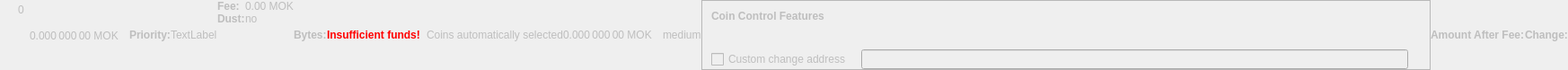
    <widget class="QWidget" name="dummyHideWidget" native="true">
     <property name="enabled">
      <bool>false</bool>
     </property>
     <property name="maximumSize">
      <size>
       <width>100</width>
       <height>22</height>
      </size>
     </property>
     <layout class="QHBoxLayout" name="dummyHideLayout">
      <property name="spacing">
       <number>0</number>
      </property>
      <property name="leftMargin">
       <number>0</number>
      </property>
      <property name="topMargin">
       <number>0</number>
      </property>
      <property name="rightMargin">
       <number>0</number>
      </property>
      <property name="bottomMargin">
       <number>0</number>
      </property>
      <item>
       <layout class="QFormLayout" name="formLayoutCoinControl1">
        <property name="horizontalSpacing">
         <number>10</number>
        </property>
        <property name="verticalSpacing">
         <number>14</number>
        </property>
        <property name="leftMargin">
         <number>10</number>
        </property>
        <property name="topMargin">
         <number>4</number>
        </property>
        <property name="rightMargin">
         <number>6</number>
        </property>
        <item row="0" column="1">
         <widget class="QLabel" name="labelCoinControlBytes">
          <property name="cursor">
           <cursorShape>IBeamCursor</cursorShape>
          </property>
          <property name="contextMenuPolicy">
           <enum>Qt::ActionsContextMenu</enum>
          </property>
          <property name="text">
           <string notr="true">0</string>
          </property>
          <property name="textInteractionFlags">
           <set>Qt::LinksAccessibleByMouse|Qt::TextSelectableByKeyboard|Qt::TextSelectableByMouse</set>
          </property>
         </widget>
        </item>
       </layout>
      </item>
      <item>
       <widget class="QLabel" name="labelCoinControlAfterFee">
        <property name="enabled">
         <bool>false</bool>
        </property>
        <property name="sizePolicy">
         <sizepolicy hsizetype="Fixed" vsizetype="Fixed">
          <horstretch>0</horstretch>
          <verstretch>0</verstretch>
         </sizepolicy>
        </property>
        <property name="minimumSize">
         <size>
          <width>111</width>
          <height>12</height>
         </size>
        </property>
        <property name="maximumSize">
         <size>
          <width>111</width>
          <height>12</height>
         </size>
        </property>
        <property name="cursor">
         <cursorShape>IBeamCursor</cursorShape>
        </property>
        <property name="contextMenuPolicy">
         <enum>Qt::ActionsContextMenu</enum>
        </property>
        <property name="text">
         <string notr="true">0.000 000 00 MOK</string>
        </property>
        <property name="textInteractionFlags">
         <set>Qt::LinksAccessibleByMouse|Qt::TextSelectableByKeyboard|Qt::TextSelectableByMouse</set>
        </property>
       </widget>
      </item>
      <item>
       <widget class="QLabel" name="labelCoinControlPriorityText">
        <property name="enabled">
         <bool>false</bool>
        </property>
        <property name="font">
         <font>
          <weight>75</weight>
          <bold>true</bold>
         </font>
        </property>
        <property name="text">
         <string>Priority:</string>
        </property>
       </widget>
      </item>
      <item>
       <layout class="QHBoxLayout" name="horizontalLayout">
        <item>
         <widget class="QLabel" name="WarningLabel">
          <property name="text">
           <string>TextLabel</string>
          </property>
         </widget>
        </item>
       </layout>
      </item>
      <item>
       <layout class="QFormLayout" name="formLayoutCoinControl3">
        <property name="horizontalSpacing">
         <number>0</number>
        </property>
        <property name="verticalSpacing">
         <number>0</number>
        </property>
        <property name="leftMargin">
         <number>0</number>
        </property>
        <property name="topMargin">
         <number>0</number>
        </property>
        <property name="rightMargin">
         <number>0</number>
        </property>
        <item row="0" column="0">
         <widget class="QLabel" name="labelCoinControlFeeText">
          <property name="enabled">
           <bool>false</bool>
          </property>
          <property name="font">
           <font>
            <weight>75</weight>
            <bold>true</bold>
           </font>
          </property>
          <property name="text">
           <string>Fee:</string>
          </property>
          <property name="margin">
           <number>0</number>
          </property>
         </widget>
        </item>
        <item row="0" column="1">
         <widget class="QLabel" name="labelCoinControlFee">
          <property name="enabled">
           <bool>false</bool>
          </property>
          <property name="cursor">
           <cursorShape>IBeamCursor</cursorShape>
          </property>
          <property name="contextMenuPolicy">
           <enum>Qt::ActionsContextMenu</enum>
          </property>
          <property name="text">
           <string notr="true">0.00 MOK</string>
          </property>
          <property name="textInteractionFlags">
           <set>Qt::LinksAccessibleByMouse|Qt::TextSelectableByKeyboard|Qt::TextSelectableByMouse</set>
          </property>
         </widget>
        </item>
        <item row="1" column="0">
         <widget class="QLabel" name="labelCoinControlLowOutputText">
          <property name="enabled">
           <bool>false</bool>
          </property>
          <property name="font">
           <font>
            <weight>75</weight>
            <bold>true</bold>
           </font>
          </property>
          <property name="text">
           <string>Dust:</string>
          </property>
         </widget>
        </item>
        <item row="1" column="1">
         <widget class="QLabel" name="labelCoinControlLowOutput">
          <property name="enabled">
           <bool>false</bool>
          </property>
          <property name="cursor">
           <cursorShape>IBeamCursor</cursorShape>
          </property>
          <property name="contextMenuPolicy">
           <enum>Qt::ActionsContextMenu</enum>
          </property>
          <property name="text">
           <string>no</string>
          </property>
          <property name="textInteractionFlags">
           <set>Qt::LinksAccessibleByMouse|Qt::TextSelectableByKeyboard|Qt::TextSelectableByMouse</set>
          </property>
         </widget>
        </item>
       </layout>
      </item>
      <item>
       <widget class="QLabel" name="labelCoinControlBytesText">
        <property name="enabled">
         <bool>false</bool>
        </property>
        <property name="font">
         <font>
          <weight>75</weight>
          <bold>true</bold>
         </font>
        </property>
        <property name="text">
         <string>Bytes:</string>
        </property>
       </widget>
      </item>
      <item>
       <layout class="QFormLayout" name="formLayoutCoinControl2">
        <property name="horizontalSpacing">
         <number>0</number>
        </property>
        <property name="verticalSpacing">
         <number>0</number>
        </property>
        <property name="leftMargin">
         <number>0</number>
        </property>
        <property name="topMargin">
         <number>0</number>
        </property>
        <property name="rightMargin">
         <number>0</number>
        </property>
       </layout>
      </item>
      <item>
       <layout class="QHBoxLayout" name="horizontalLayoutCoinControl2">
        <property name="spacing">
         <number>0</number>
        </property>
        <property name="bottomMargin">
         <number>0</number>
        </property>
       </layout>
      </item>
      <item>
       <widget class="QLabel" name="labelCoinControlInsuffFunds">
        <property name="enabled">
         <bool>false</bool>
        </property>
        <property name="minimumSize">
         <size>
          <width>0</width>
          <height>0</height>
         </size>
        </property>
        <property name="font">
         <font>
          <weight>75</weight>
          <bold>true</bold>
         </font>
        </property>
        <property name="styleSheet">
         <string notr="true">color:red;font-weight:bold;</string>
        </property>
        <property name="text">
         <string>Insufficient funds!</string>
        </property>
        <property name="margin">
         <number>5</number>
        </property>
       </widget>
      </item>
      <item>
       <layout class="QFormLayout" name="formLayoutCoinControl4">
        <property name="horizontalSpacing">
         <number>0</number>
        </property>
        <property name="verticalSpacing">
         <number>0</number>
        </property>
        <property name="leftMargin">
         <number>0</number>
        </property>
        <property name="topMargin">
         <number>0</number>
        </property>
        <property name="rightMargin">
         <number>0</number>
        </property>
       </layout>
      </item>
      <item>
       <widget class="QLabel" name="labelCoinControlChangeLabel">
        <property name="enabled">
         <bool>false</bool>
        </property>
        <property name="sizePolicy">
         <sizepolicy hsizetype="Preferred" vsizetype="Expanding">
          <horstretch>0</horstretch>
          <verstretch>0</verstretch>
         </sizepolicy>
        </property>
        <property name="minimumSize">
         <size>
          <width>0</width>
          <height>0</height>
         </size>
        </property>
        <property name="text">
         <string/>
        </property>
        <property name="margin">
         <number>3</number>
        </property>
       </widget>
      </item>
      <item>
       <widget class="QLabel" name="labelCoinControlAutomaticallySelected">
        <property name="enabled">
         <bool>false</bool>
        </property>
        <property name="sizePolicy">
         <sizepolicy hsizetype="Fixed" vsizetype="Fixed">
          <horstretch>0</horstretch>
          <verstretch>0</verstretch>
         </sizepolicy>
        </property>
        <property name="minimumSize">
         <size>
          <width>0</width>
          <height>0</height>
         </size>
        </property>
        <property name="maximumSize">
         <size>
          <width>240</width>
          <height>16777215</height>
         </size>
        </property>
        <property name="text">
         <string>Coins automatically selected</string>
        </property>
        <property name="margin">
         <number>5</number>
        </property>
       </widget>
      </item>
      <item>
       <widget class="QLabel" name="labelCoinControlChange">
        <property name="enabled">
         <bool>false</bool>
        </property>
        <property name="sizePolicy">
         <sizepolicy hsizetype="Fixed" vsizetype="Fixed">
          <horstretch>0</horstretch>
          <verstretch>0</verstretch>
         </sizepolicy>
        </property>
        <property name="minimumSize">
         <size>
          <width>111</width>
          <height>0</height>
         </size>
        </property>
        <property name="maximumSize">
         <size>
          <width>111</width>
          <height>16777215</height>
         </size>
        </property>
        <property name="cursor">
         <cursorShape>IBeamCursor</cursorShape>
        </property>
        <property name="contextMenuPolicy">
         <enum>Qt::ActionsContextMenu</enum>
        </property>
        <property name="text">
         <string notr="true">0.000 000 00 MOK</string>
        </property>
        <property name="textInteractionFlags">
         <set>Qt::LinksAccessibleByMouse|Qt::TextSelectableByKeyboard|Qt::TextSelectableByMouse</set>
        </property>
       </widget>
      </item>
      <item>
       <widget class="QLabel" name="labelCoinControlPriority">
        <property name="enabled">
         <bool>false</bool>
        </property>
        <property name="cursor">
         <cursorShape>IBeamCursor</cursorShape>
        </property>
        <property name="contextMenuPolicy">
         <enum>Qt::ActionsContextMenu</enum>
        </property>
        <property name="text">
         <string>medium</string>
        </property>
        <property name="textInteractionFlags">
         <set>Qt::LinksAccessibleByMouse|Qt::TextSelectableByKeyboard|Qt::TextSelectableByMouse</set>
        </property>
       </widget>
      </item>
      <item>
       <widget class="QFrame" name="frameCoinControl">
        <property name="sizePolicy">
         <sizepolicy hsizetype="Expanding" vsizetype="Expanding">
          <horstretch>0</horstretch>
          <verstretch>0</verstretch>
         </sizepolicy>
        </property>
        <property name="maximumSize">
         <size>
          <width>16777215</width>
          <height>16777215</height>
         </size>
        </property>
        <property name="frameShape">
         <enum>QFrame::StyledPanel</enum>
        </property>
        <property name="frameShadow">
         <enum>QFrame::Sunken</enum>
        </property>
        <layout class="QVBoxLayout" name="verticalLayoutCoinControl2_2">
         <property name="spacing">
          <number>0</number>
         </property>
         <property name="leftMargin">
          <number>0</number>
         </property>
         <property name="topMargin">
          <number>0</number>
         </property>
         <property name="rightMargin">
          <number>0</number>
         </property>
         <property name="bottomMargin">
          <number>0</number>
         </property>
         <item>
          <layout class="QVBoxLayout" name="verticalLayoutCoinControl" stretch="0,0,0,1">
           <property name="spacing">
            <number>0</number>
           </property>
           <property name="leftMargin">
            <number>10</number>
           </property>
           <property name="topMargin">
            <number>10</number>
           </property>
           <item>
            <layout class="QHBoxLayout" name="horizontalLayoutCoinControl1">
             <property name="bottomMargin">
              <number>15</number>
             </property>
             <item>
              <widget class="QLabel" name="labelCoinControlFeatures">
               <property name="enabled">
                <bool>false</bool>
               </property>
               <property name="sizePolicy">
                <sizepolicy hsizetype="Preferred" vsizetype="Maximum">
                 <horstretch>0</horstretch>
                 <verstretch>0</verstretch>
                </sizepolicy>
               </property>
               <property name="font">
                <font>
                 <weight>75</weight>
                 <bold>true</bold>
                </font>
               </property>
               <property name="styleSheet">
                <string notr="true">font-weight:bold;</string>
               </property>
               <property name="text">
                <string>Coin Control Features</string>
               </property>
              </widget>
             </item>
            </layout>
           </item>
           <item>
            <widget class="QWidget" name="widgetCoinControl" native="true">
             <property name="sizePolicy">
              <sizepolicy hsizetype="Preferred" vsizetype="Preferred">
               <horstretch>0</horstretch>
               <verstretch>0</verstretch>
              </sizepolicy>
             </property>
             <property name="minimumSize">
              <size>
               <width>0</width>
               <height>0</height>
              </size>
             </property>
             <property name="styleSheet">
              <string notr="true"/>
             </property>
             <layout class="QHBoxLayout" name="horizontalLayoutCoinControl5_2">
              <property name="leftMargin">
               <number>0</number>
              </property>
              <property name="topMargin">
               <number>0</number>
              </property>
              <property name="rightMargin">
               <number>0</number>
              </property>
              <property name="bottomMargin">
               <number>0</number>
              </property>
              <item>
               <layout class="QHBoxLayout" name="horizontalLayoutCoinControl3">
                <property name="spacing">
                 <number>20</number>
                </property>
                <property name="topMargin">
                 <number>0</number>
                </property>
                <property name="bottomMargin">
                 <number>10</number>
                </property>
               </layout>
              </item>
             </layout>
            </widget>
           </item>
           <item>
            <layout class="QHBoxLayout" name="horizontalLayoutCoinControl4" stretch="0,0,0">
             <property name="spacing">
              <number>12</number>
             </property>
             <property name="sizeConstraint">
              <enum>QLayout::SetDefaultConstraint</enum>
             </property>
             <property name="topMargin">
              <number>5</number>
             </property>
             <property name="rightMargin">
              <number>5</number>
             </property>
             <item>
              <widget class="QCheckBox" name="checkBoxCoinControlChange">
               <property name="enabled">
                <bool>false</bool>
               </property>
               <property name="toolTip">
                <string>If this is activated, but the change address is empty or invalid, change will be sent to a newly generated address.</string>
               </property>
               <property name="text">
                <string>Custom change address</string>
               </property>
              </widget>
             </item>
             <item>
              <widget class="QValidatedLineEdit" name="lineEditCoinControlChange">
               <property name="enabled">
                <bool>false</bool>
               </property>
               <property name="sizePolicy">
                <sizepolicy hsizetype="Expanding" vsizetype="Fixed">
                 <horstretch>0</horstretch>
                 <verstretch>0</verstretch>
                </sizepolicy>
               </property>
              </widget>
             </item>
             <item>
              <widget class="QLabel" name="labelCoinControlChangeLabel_2">
               <property name="sizePolicy">
                <sizepolicy hsizetype="Preferred" vsizetype="Expanding">
                 <horstretch>0</horstretch>
                 <verstretch>0</verstretch>
                </sizepolicy>
               </property>
               <property name="minimumSize">
                <size>
                 <width>0</width>
                 <height>0</height>
                </size>
               </property>
               <property name="text">
                <string/>
               </property>
               <property name="margin">
                <number>3</number>
               </property>
              </widget>
             </item>
            </layout>
           </item>
           <item>
            <spacer name="verticalSpacerCoinControl">
             <property name="orientation">
              <enum>Qt::Vertical</enum>
             </property>
             <property name="sizeHint" stdset="0">
              <size>
               <width>800</width>
               <height>1</height>
              </size>
             </property>
            </spacer>
           </item>
          </layout>
         </item>
        </layout>
       </widget>
      </item>
      <item>
       <widget class="QLabel" name="labelCoinControlAfterFeeText">
        <property name="enabled">
         <bool>false</bool>
        </property>
        <property name="minimumSize">
         <size>
          <width>0</width>
          <height>0</height>
         </size>
        </property>
        <property name="maximumSize">
         <size>
          <width>16777215</width>
          <height>16777215</height>
         </size>
        </property>
        <property name="font">
         <font>
          <weight>75</weight>
          <bold>true</bold>
         </font>
        </property>
        <property name="text">
         <string>Amount After Fee:</string>
        </property>
        <property name="alignment">
         <set>Qt::AlignLeading|Qt::AlignLeft|Qt::AlignVCenter</set>
        </property>
        <property name="margin">
         <number>0</number>
        </property>
       </widget>
      </item>
      <item>
       <widget class="QLabel" name="labelCoinControlChangeText">
        <property name="enabled">
         <bool>false</bool>
        </property>
        <property name="sizePolicy">
         <sizepolicy hsizetype="Preferred" vsizetype="Preferred">
          <horstretch>0</horstretch>
          <verstretch>0</verstretch>
         </sizepolicy>
        </property>
        <property name="minimumSize">
         <size>
          <width>0</width>
          <height>0</height>
         </size>
        </property>
        <property name="maximumSize">
         <size>
          <width>16777215</width>
          <height>16777215</height>
         </size>
        </property>
        <property name="font">
         <font>
          <weight>75</weight>
          <bold>true</bold>
         </font>
        </property>
        <property name="text">
         <string>Change:</string>
        </property>
        <property name="alignment">
         <set>Qt::AlignLeading|Qt::AlignLeft|Qt::AlignVCenter</set>
        </property>
       </widget>
      </item>
     </layout>
    </widget>
